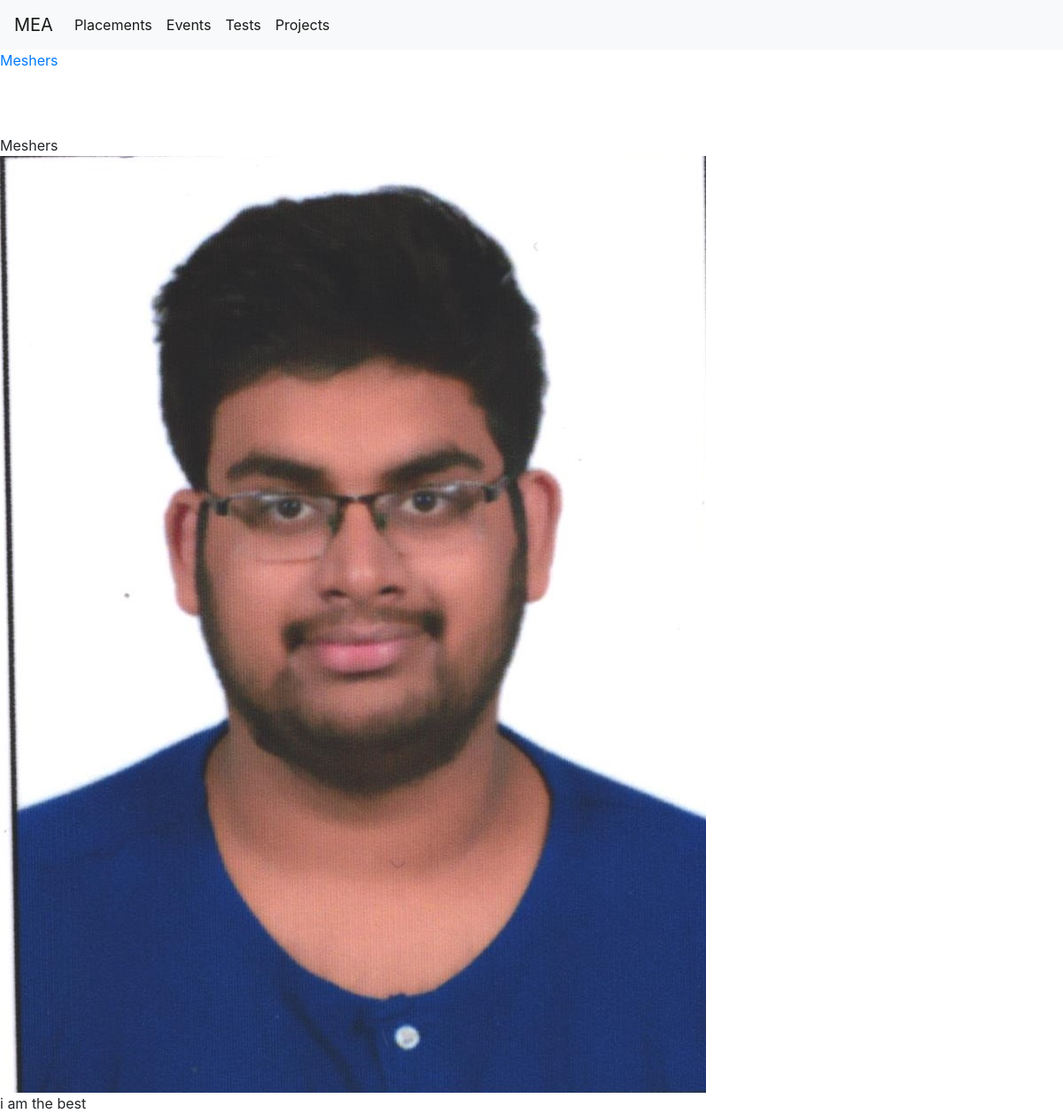
/events/Meshers, run on an earlier commit of the app's database.
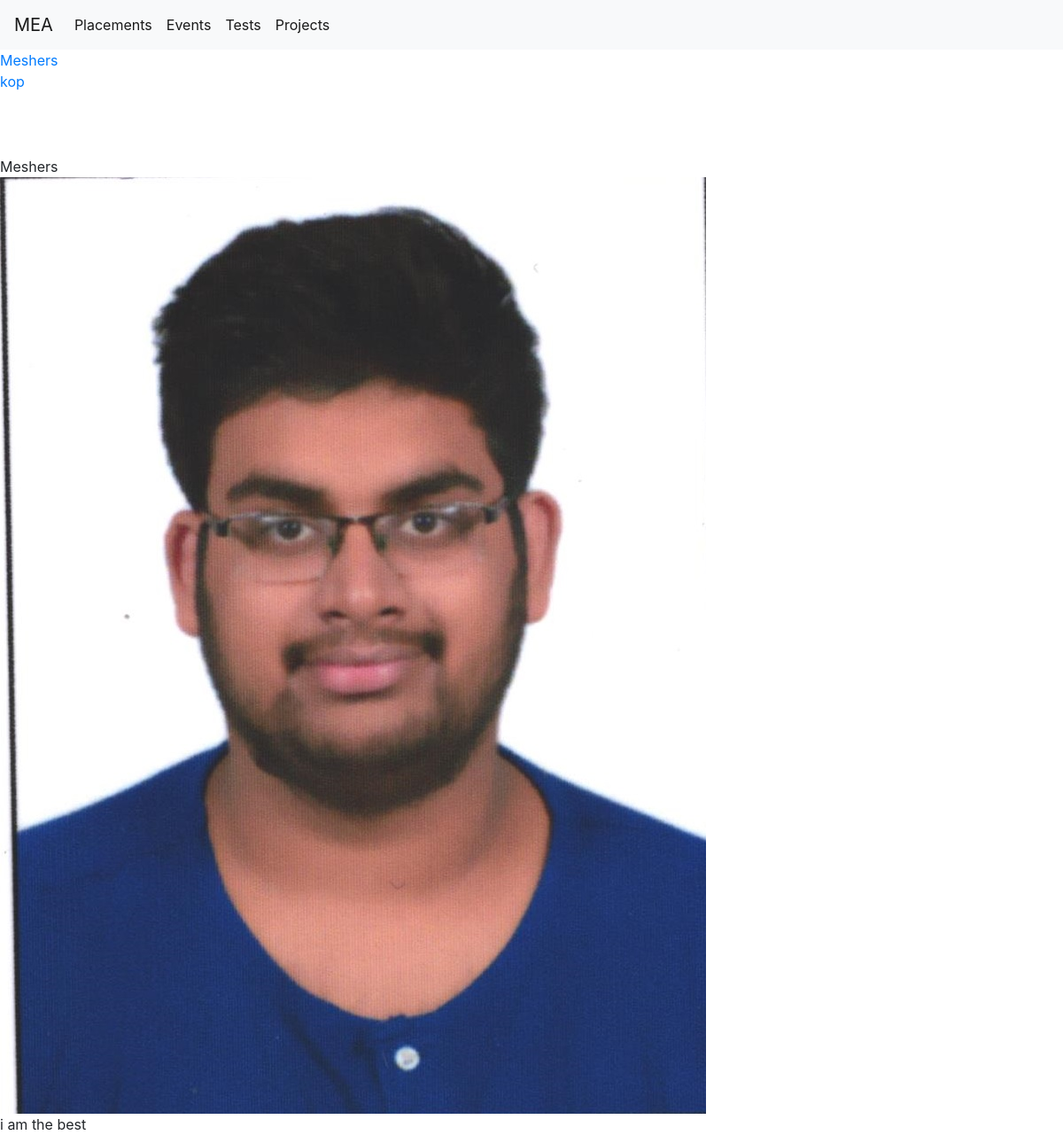
And on a later commit of the database.
### MEA/models.py (models this page shows, shortened)
class Events(models.Model):
	name = models.CharField(max_length=200)
	image = models.ImageField(upload_to='events')
	description = models.TextField()

### MEA/views.py (the view)
# urls.py: path('events/<name1>',views.specevents, name='Events1'),
def specevents(request,name1):
	allev = Events.objects.all
	eve = Events.objects.filter(name=name1)
	return render(request, 'MEA/specevents.html', {'events' : eve[0],'allev':allev})

### MEA/templates/MEA/specevents.html (shortened to what this page needs)
{% extends "./base.html" %}
{% block content %}
{% for r in allev %}
<a href ="/events/{{ r.name }}">{{r.name}}</a>
{% endfor %}
{{events.name}}
<img src="{{events.image.url}}">
{{events.description}}
{% endblock content %}

### MEA/templates/MEA/base.html (shortened to what this page needs)
<header>
        <head>
                <link rel="stylesheet" href="https://stackpath.bootstrapcdn.com/bootstrap/4.1.3/css/bootstrap.min.css">
        </head>
        <nav class="navbar navbar-expand-lg navbar-light bg-light">
                <a class="navbar-brand" href="/">MEA</a>
                <div class="collapse navbar-collapse" id="navbarSupportedContent">
                  <ul class="navbar-nav mr-auto">
                    <li class="nav-item active">
                      <a class="nav-link" href="/placements">Placements<span class="sr-only">(current)</span></a>
                    </li>
                    <li class="nav-ite active">
                      <a class="nav-link" href="/events">Events</a>
                    </li>
                    <li class="nav-item active">
                      <a class="nav-link disabled" href="/tests">Tests</a>
                    </li>
                    <li class="nav-item active">
                            <a class="nav-link disabled" href="/projects">Projects</a>
                          </li>
                  </ul>
                </div>
        </nav>
</header>
{% block content %}{% endblock %}

What changed in the data, as far as the page shows it:
added Events: name "kop"
